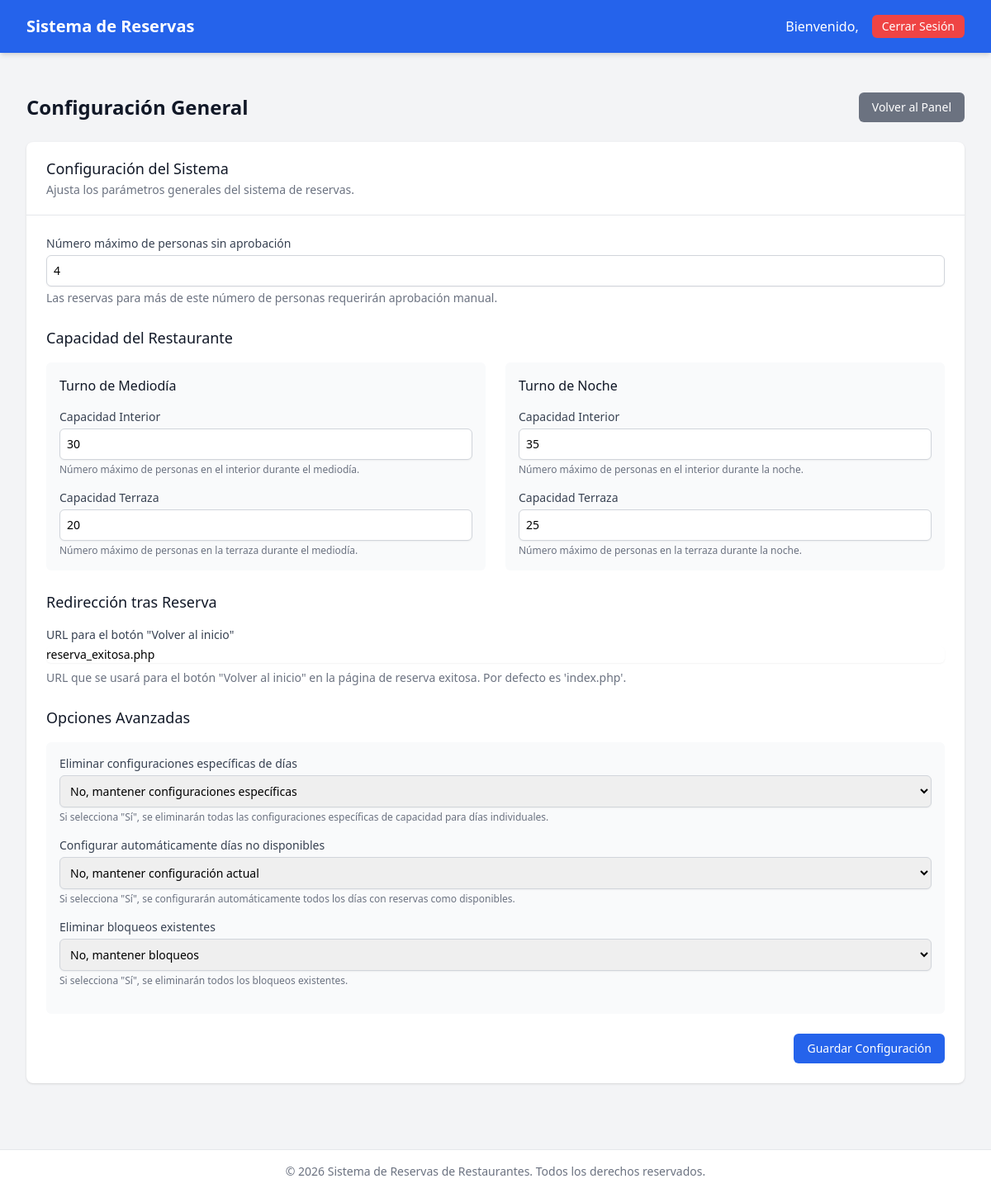
Page /admin/configuracion.php (signed in) on the committed database.
### tables this page shows
CREATE TABLE configuracion (
    id INT PRIMARY KEY,
    max_personas_sin_aprobacion INT NOT NULL DEFAULT 4,
    email_activo BOOLEAN DEFAULT FALSE,
    notificar_admin ENUM('todas', 'pendientes', 'ninguna') DEFAULT 'pendientes',
    notificaciones_admin ENUM('todas', 'pendientes', 'ninguna') DEFAULT 'pendientes',
     
    capacidad_dentro_mediodia INT NOT NULL DEFAULT 30,
    capacidad_fuera_mediodia INT NOT NULL DEFAULT 20,
    capacidad_dentro_noche INT NOT NULL DEFAULT 35,
    capacidad_fuera_noche INT NOT NULL DEFAULT 25,
     
    email_remitente VARCHAR(100),
    email_password VARCHAR(255),
    email_host VARCHAR(100) DEFAULT 'smtp.gmail.com',
    email_puerto INT DEFAULT 587,
    email_seguridad ENUM('tls', 'ssl') DEFAULT 'tls',
    email_nombre_remitente VARCHAR(100),
     
    logo_path VARCHAR(255),
    titulo_principal VARCHAR(100) DEFAULT 'Sistema de Reservas',
    subtitulo VARCHAR(200) DEFAULT 'Reserve su mesa fácilmente',
    color_principal VARCHAR(20) DEFAULT '#4A5568',
    color_secundario VARCHAR(20) DEFAULT '#38B2AC',
    mostrar_confeti BOOLEAN DEFAULT TRUE,
    tipo_letra VARCHAR(255) DEFAULT 'system-ui, -apple-system, BlinkMacSystemFont, Segoe UI, Roboto, Helvetica Neue, Arial',
     
    url_redireccion_reserva VARCHAR(255) DEFAULT 'reserva_exitosa.php' COMMENT 'URL a la que redirigir tras una reserva exitosa'
);

### admin/configuracion.php (the view, shortened to what this page needs)
<?php
require_once 'auth.php';
$host = 'localhost';
$db = 'restaurante_reservas';
$user = 'root';
$pass = '';
$charset = 'utf8mb4';
$dsn = "mysql:host=$host;dbname=$db;charset=$charset";
$options = [
    PDO::ATTR_ERRMODE => PDO::ERRMODE_EXCEPTION,
    PDO::ATTR_DEFAULT_FETCH_MODE => PDO::FETCH_ASSOC,
    PDO::ATTR_EMULATE_PREPARES => false,
];
try {
    $pdo = new PDO($dsn, $user, $pass, $options);
} catch (PDOException $e) {
    die('Error de conexión: ' . $e->getMessage());
}
try {
    $stmt = $pdo->query("SELECT * FROM configuracion WHERE id = 1");
    $config = $stmt->fetch();
} catch (PDOException $e) {
    die('Error al obtener la configuración: ' . $e->getMessage());
}
$pageTitle = 'Configuración General';
?>
<!DOCTYPE html>
<html lang="es">
<head>
    <script src="https://cdn.tailwindcss.com"></script>
    <link rel="stylesheet" href="https://cdnjs.cloudflare.com/ajax/libs/font-awesome/6.0.0/css/all.min.css">
</head>
<body class="bg-gray-100 min-h-screen">
    <nav class="bg-blue-600 text-white shadow-md">
        <div class="max-w-7xl mx-auto px-4 sm:px-6 lg:px-8">
            <div class="flex justify-between h-16">
                <div class="flex items-center">
                    <a href="index.php" class="text-xl font-bold">Sistema de Reservas</a>
                </div>
                <div class="flex items-center">
                    <span class="mr-4">Bienvenido, <?php echo htmlspecialchars($_SESSION['admin_usuario']); ?></span>
                    <a href="logout.php" class="bg-red-500 hover:bg-red-600 text-white px-3 py-1 rounded-md text-sm font-medium transition duration-300">
                        Cerrar Sesión
                    </a>
                </div>
            </div>
        </div>
    </nav>
    <div class="max-w-7xl mx-auto py-6 sm:px-6 lg:px-8">
        <div class="px-4 py-6 sm:px-0">
            <div class="flex justify-between items-center mb-6">
                <h1 class="text-2xl font-semibold text-gray-900"><?php echo $pageTitle; ?></h1>
                <a href="index.php" class="bg-gray-500 hover:bg-gray-600 text-white px-4 py-2 rounded-md text-sm font-medium transition duration-300">
                    Volver al Panel
                </a>
            </div>
            <div class="bg-white shadow overflow-hidden sm:rounded-lg">
                <div class="px-4 py-5 sm:px-6">
                    <h3 class="text-lg leading-6 font-medium text-gray-900">
                        Configuración del Sistema
                    </h3>
                    <p class="mt-1 max-w-2xl text-sm text-gray-500">
                        Ajusta los parámetros generales del sistema de reservas.
                    </p>
                </div>
                <div class="border-t border-gray-200">
                    <form method="POST" action="<?php echo htmlspecialchars($_SERVER['PHP_SELF']); ?>" class="p-6">
                        <div class="mb-6">
                            <label for="max_personas_sin_aprobacion" class="block text-sm font-medium text-gray-700">
                                Número máximo de personas sin aprobación
                            </label>
                            <div class="mt-1">
                                <input type="number" name="max_personas_sin_aprobacion" id="max_personas_sin_aprobacion"
                                       class="shadow-sm focus:ring-blue-500 focus:border-blue-500 block w-full sm:text-sm border-gray-300 rounded-md p-2 border"
                                       value="<?php echo $config['max_personas_sin_aprobacion']; ?>" min="1" required>
                            </div>
                            <p class="mt-1 text-sm text-gray-500">
                                Las reservas para más de este número de personas requerirán aprobación manual.
                            </p>
                        </div>
                        <div class="mb-6">
                            <h3 class="text-lg font-medium text-gray-900 mb-4">Capacidad del Restaurante</h3>
                            <div class="grid grid-cols-1 md:grid-cols-2 gap-6">
                                <div class="bg-gray-50 p-4 rounded-md">
                                    <h4 class="text-md font-medium text-gray-900 mb-4">Turno de Mediodía</h4>
                                    <div class="mb-4">
                                        <label for="capacidad_dentro_mediodia" class="block text-sm font-medium text-gray-700">
                                            Capacidad Interior
                                        </label>
                                        <div class="mt-1">
                                            <input type="number" name="capacidad_dentro_mediodia" id="capacidad_dentro_mediodia"
                                                   class="shadow-sm focus:ring-blue-500 focus:border-blue-500 block w-full sm:text-sm border-gray-300 rounded-md p-2 border"
                                                   value="<?php echo isset($config['capacidad_dentro_mediodia']) ? $config['capacidad_dentro_mediodia'] : 30; ?>" min="0" required>
                                        </div>
                                        <p class="mt-1 text-xs text-gray-500">
                                            Número máximo de personas en el interior durante el mediodía.
                                        </p>
                                    </div>
                                    <div>
                                        <label for="capacidad_fuera_mediodia" class="block text-sm font-medium text-gray-700">
                                            Capacidad Terraza
                                        </label>
                                        <div class="mt-1">
                                            <input type="number" name="capacidad_fuera_mediodia" id="capacidad_fuera_mediodia"
                                                   class="shadow-sm focus:ring-blue-500 focus:border-blue-500 block w-full sm:text-sm border-gray-300 rounded-md p-2 border"
                                                   value="<?php echo isset($config['capacidad_fuera_mediodia']) ? $config['capacidad_fuera_mediodia'] : 20; ?>" min="0" required>
                                        </div>
                                        <p class="mt-1 text-xs text-gray-500">
                                            Número máximo de personas en la terraza durante el mediodía.
                                        </p>
                                    </div>
                                </div>
                                <div class="bg-gray-50 p-4 rounded-md">
                                    <h4 class="text-md font-medium text-gray-900 mb-4">Turno de Noche</h4>
                                    <div class="mb-4">
                                        <label for="capacidad_dentro_noche" class="block text-sm font-medium text-gray-700">
                                            Capacidad Interior
                                        </label>
                                        <div class="mt-1">
                                            <input type="number" name="capacidad_dentro_noche" id="capacidad_dentro_noche"
                                                   class="shadow-sm focus:ring-blue-500 focus:border-blue-500 block w-full sm:text-sm border-gray-300 rounded-md p-2 border"
                                                   value="<?php echo isset($config['capacidad_dentro_noche']) ? $config['capacidad_dentro_noche'] : 30; ?>" min="0" required>
                                        </div>
                                        <p class="mt-1 text-xs text-gray-500">
                                            Número máximo de personas en el interior durante la noche.
                                        </p>
                                    </div>
                                    <div>
                                        <label for="capacidad_fuera_noche" class="block text-sm font-medium text-gray-700">
                                            Capacidad Terraza
                                        </label>
                                        <div class="mt-1">
                                            <input type="number" name="capacidad_fuera_noche" id="capacidad_fuera_noche"
                                                   class="shadow-sm focus:ring-blue-500 focus:border-blue-500 block w-full sm:text-sm border-gray-300 rounded-md p-2 border"
                                                   value="<?php echo isset($config['capacidad_fuera_noche']) ? $config['capacidad_fuera_noche'] : 20; ?>" min="0" required>
                                        </div>
                                        <p class="mt-1 text-xs text-gray-500">
                                            Número máximo de personas en la terraza durante la noche.
                                        </p>
                                    </div>
                                </div>
                            </div>
                        </div>
                        <div class="mb-6">
                            <h3 class="text-lg font-medium text-gray-900 mb-4">Redirección tras Reserva</h3>
                            <div class="mb-4">
                                <label for="url_redireccion_reserva" class="block text-sm font-medium text-gray-700">
                                    URL para el botón "Volver al inicio"
                                </label>
                                <div class="mt-1">
                                    <input type="text" name="url_redireccion_reserva" id="url_redireccion_reserva"
                                           class="shadow-sm focus:ring-blue-500 focus:border-blue-500 block w-full sm:text-sm border-gray-300 rounded-md"
                                           value="<?php echo htmlspecialchars($config['url_redireccion_reserva'] ?? 'reserva_exitosa.php'); ?>">
                                </div>
                                <p class="mt-2 text-sm text-gray-500">URL que se usará para el botón "Volver al inicio" en la página de reserva exitosa. Por defecto es 'index.php'.</p>
                            </div>
                        </div>
                        <div class="mb-6">
                            <h3 class="text-lg font-medium text-gray-900 mb-4">Opciones Avanzadas</h3>
                            <div class="bg-gray-50 p-4 rounded-md">
                                <div class="mb-4">
                                    <label for="eliminar_capacidades" class="block text-sm font-medium text-gray-700">
                                        Eliminar configuraciones específicas de días
                                    </label>
                                    <div class="mt-1">
                                        <select name="eliminar_capacidades" id="eliminar_capacidades"
                                               class="shadow-sm focus:ring-blue-500 focus:border-blue-500 block w-full sm:text-sm border-gray-300 rounded-md p-2 border">
                                            <option value="0">No, mantener configuraciones específicas</option>
                                        </select>
                                    </div>
                                    <p class="mt-1 text-xs text-gray-500">
                                        Si selecciona "Sí", se eliminarán todas las configuraciones específicas de capacidad para días individuales.
                                    </p>
                                </div>
                                <div class="mb-4">
                                    <label for="configurar_dias" class="block text-sm font-medium text-gray-700">
                                        Configurar automáticamente días no disponibles
                                    </label>
                                    <div class="mt-1">
                                        <select name="configurar_dias" id="configurar_dias"
                                               class="shadow-sm focus:ring-blue-500 focus:border-blue-500 block w-full sm:text-sm border-gray-300 rounded-md p-2 border">
                                            <option value="0">No, mantener configuración actual</option>
                                        </select>
                                    </div>
                                    <p class="mt-1 text-xs text-gray-500">
                                        Si selecciona "Sí", se configurarán automáticamente todos los días con reservas como disponibles.
                                    </p>
                                </div>
                                <div class="mb-4">
                                    <label for="eliminar_bloqueos" class="block text-sm font-medium text-gray-700">
                                        Eliminar bloqueos existentes
                                    </label>
                                    <div class="mt-1">
                                        <select name="eliminar_bloqueos" id="eliminar_bloqueos"
                                               class="shadow-sm focus:ring-blue-500 focus:border-blue-500 block w-full sm:text-sm border-gray-300 rounded-md p-2 border">
                                            <option value="0">No, mantener bloqueos</option>
                                        </select>
                                    </div>
                                    <p class="mt-1 text-xs text-gray-500">
                                        Si selecciona "Sí", se eliminarán todos los bloqueos existentes.
                                    </p>
                                </div>
                            </div>
                        </div>
                        <div class="mt-6 flex justify-end">
                            <button type="submit" class="bg-blue-600 hover:bg-blue-700 text-white px-4 py-2 rounded-md text-sm font-medium transition duration-300">
                                Guardar Configuración
                            </button>
                        </div>
                    </form>
                </div>
            </div>
        </div>
    </div>
    <footer class="bg-white border-t border-gray-200 py-4 mt-8">
        <div class="max-w-7xl mx-auto px-4 sm:px-6 lg:px-8">
            <p class="text-center text-gray-500 text-sm">
                &copy; <?php echo date('Y'); ?> Sistema de Reservas de Restaurantes. Todos los derechos reservados.
            </p>
        </div>
    </footer>
</body>
</html>

### rows in the picture
configuracion: max_personas_sin_aprobacion "4", capacidad_dentro_mediodia "30", capacidad_fuera_mediodia "20", capacidad_dentro_noche "35", capacidad_fuera_noche "25", url_redireccion_reserva "reserva_exitosa.php"

### other values in the picture
$pageTitle "Configuración General"
